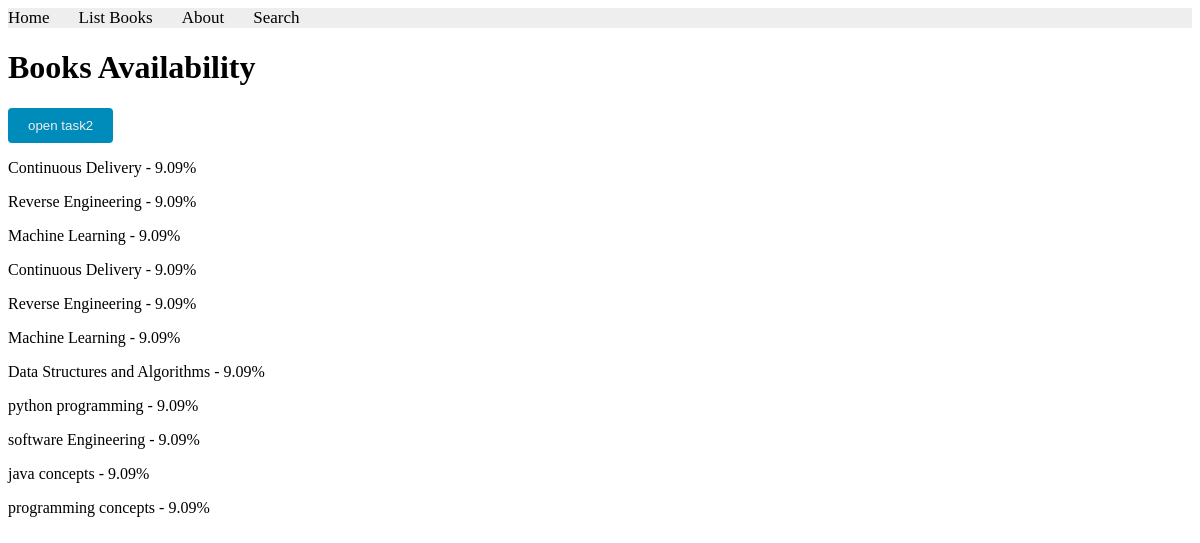
The app's page /books/lab8/task1/, older data.
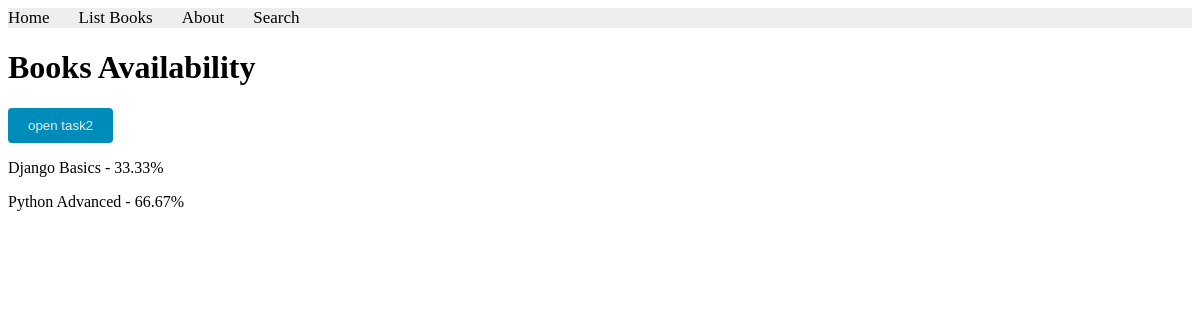
The same page, newer data.
### apps/bookmodule/models.py (models this page shows)
class Book(models.Model):
    title = models.CharField(max_length=100)
    price = models.FloatField(default=0.0)
    quantity = models.IntegerField(default=1)
    pubdate = models.DateTimeField()
    rating = models.SmallIntegerField(default=1)
    publisher = models.ForeignKey(Publisher, null=True, on_delete=models.SET_NULL)
    authors = models.ManyToManyField(Author)

### apps/bookmodule/views.py (the view)
# urls.py: path('lab8/task1/', views.task1, name="books.lab8.task1"),
def task1(request):
    total_books = Book.objects.aggregate(total=Sum('quantity'))['total']
    books = Book.objects.annotate(
        percentage=ExpressionWrapper(
            (F('quantity') * 100.0) / total_books,
            output_field=FloatField()
        )
    )
    return render(request, 'bookmodule/lab9/task1.html', {'books': books})

### apps/templates/bookmodule/lab9/task1.html (shortened to what this page needs)
{% extends "layouts/base.html" %}
{% load static %}
{% block content %}
<h1>Books Availability</h1>
<button class="lab9-btn">
        <a href="{% url 'books.lab9.task2' %}">open task2</a>
    </button>
{% for book in books %}
<p>{{ book.title }} - {{ book.percentage|floatformat:2 }}%</p>
{% endfor %}
{% endblock content %}

### apps/templates/layouts/base.html (shortened to what this page needs)
<!DOCTYPE html>
<html>
{% load static %}
<head>
    <link rel="stylesheet" href="{% static 'styles.css' %}">
     <link rel="stylesheet" href="https://cdnjs.cloudflare.com/ajax/libs/font-awesome/4.7.0/css/fontawesome.min.css">
</head>
<body>
    {% include "includes/header.html" %}
    {% block content %} {% endblock content %}
</body>
</html>

### apps/templates/includes/header.html
{% with request.resolver_match.url_name as url_name %}
<div class="topnav">
    <a class="{% if url_name == 'books.index' %}active{% endif %}" href="{% url 'books.index' %}">Home</a>
    <a class="{% if url_name == 'books.list_books' %}active{% endif %}" href="{% url 'books.list_books' %}">List Books</a>
    <a class="{% if url_name == 'books.aboutus' %}active{% endif %}" href="{% url 'books.aboutus' %}">About</a>
    <a class="{% if url_name == 'books.search' %}active{% endif %}" href="{% url 'books.search' %}">Search</a>
</div>
{% endwith %}

### apps/static/styles.css (style rules this page uses)
.topnav { background-color: #eeeeee; width: 100%; }
.topnav a { color: #000000; text-align: center; margin-right: 25px; text-decoration: none; font-size: 17px; }
.lab9-btn { background-color: #008CBA; color: #eeeeee; padding: 10px 20px; border: none; border-radius: 4px; cursor: pointer; }
.lab9-btn a { text-decoration: none; color: #eeeeee; }

Row changes from the older to the newer data that the page shows:
removed Book: title "Machine Learning", percentage "9.09"
removed Book: title "Continuous Delivery", percentage "9.09"
removed Book: title "Reverse Engineering", percentage "9.09"
removed Book: title "Machine Learning", percentage "9.09"
removed Book: title "Data Structures and Algorithms", percentage "9.09"
removed Book: title "python programming", percentage "9.09"
removed Book: title "software Engineering", percentage "9.09"
removed Book: title "java concepts", percentage "9.09"
removed Book: title "programming concepts", percentage "9.09"
changed Book: title "Continuous Delivery" → "Django Basics"; percentage "9.09" → "33.33"
changed Book: title "Reverse Engineering" → "Python Advanced"; percentage "9.09" → "66.67"
